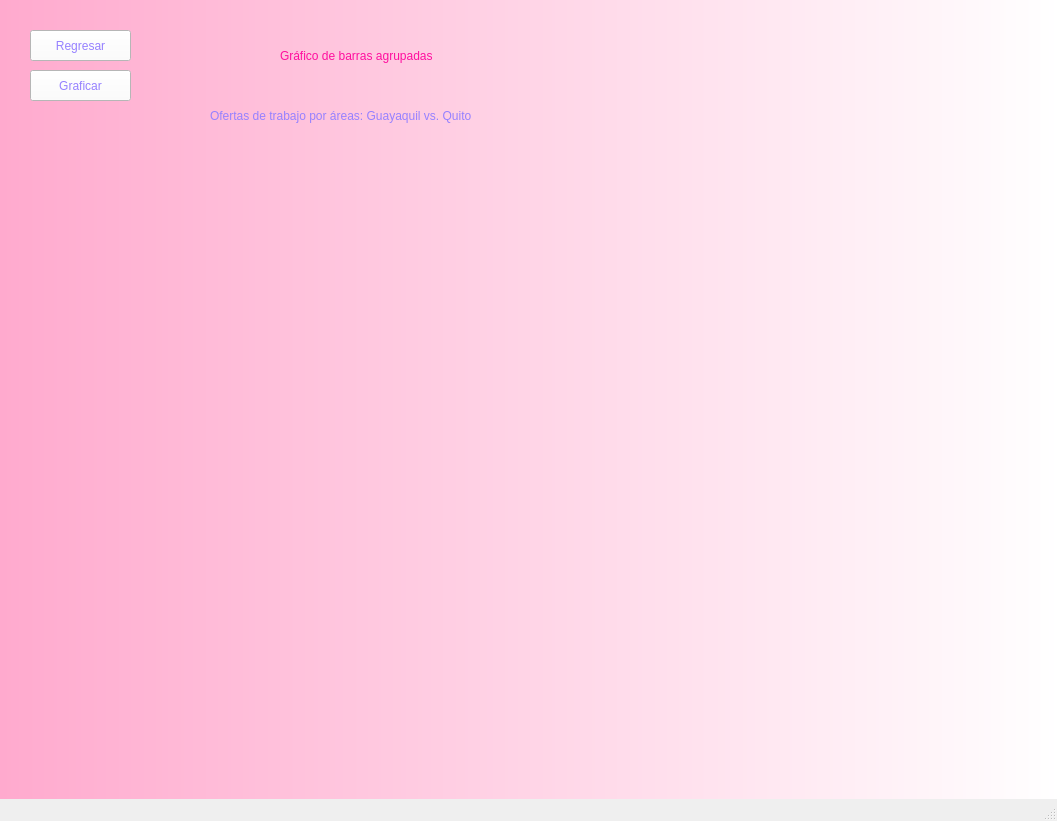
<?xml version="1.0" encoding="UTF-8"?>
<ui version="4.0">
 <class>analisis4</class>
 <widget class="QMainWindow" name="analisis4">
  <property name="geometry">
   <rect>
    <x>0</x>
    <y>0</y>
    <width>1057</width>
    <height>821</height>
   </rect>
  </property>
  <property name="minimumSize">
   <size>
    <width>1057</width>
    <height>821</height>
   </size>
  </property>
  <property name="maximumSize">
   <size>
    <width>1057</width>
    <height>821</height>
   </size>
  </property>
  <property name="windowTitle">
   <string>MainWindow</string>
  </property>
  <property name="styleSheet">
   <string notr="true">QWidget#centralwidget{
background-color: qlineargradient(spread:pad, x1:0, y1:0, x2:1, y2:0, stop:0 rgba(255, 170, 206, 255), stop:1 rgba(255, 255, 255, 255));
}</string>
  </property>
  <widget class="QWidget" name="centralwidget">
   <widget class="QLabel" name="label">
    <property name="geometry">
     <rect>
      <x>280</x>
      <y>20</y>
      <width>521</width>
      <height>71</height>
     </rect>
    </property>
    <property name="styleSheet">
     <string notr="true">color: rgb(255, 15, 159);
font: 75 23pt &quot;Comic Sans MS&quot;;
</string>
    </property>
    <property name="text">
     <string>Gráfico de barras agrupadas</string>
    </property>
   </widget>
   <widget class="QPushButton" name="pushButton_3">
    <property name="geometry">
     <rect>
      <x>30</x>
      <y>30</y>
      <width>101</width>
      <height>31</height>
     </rect>
    </property>
    <property name="styleSheet">
     <string notr="true">background-color: rgb(255, 255, 255);
color: rgb(150, 129, 255);
font: 60 12pt &quot;Rockwell&quot;;
border-color: rgb(180, 126, 255);</string>
    </property>
    <property name="text">
     <string>Regresar</string>
    </property>
   </widget>
   <widget class="QLabel" name="label_2">
    <property name="geometry">
     <rect>
      <x>210</x>
      <y>80</y>
      <width>641</width>
      <height>71</height>
     </rect>
    </property>
    <property name="styleSheet">
     <string notr="true">color:rgb(150, 129, 255);
font: 75 16pt &quot;Comic Sans MS&quot;;
</string>
    </property>
    <property name="text">
     <string>Ofertas de trabajo por áreas: Guayaquil vs. Quito</string>
    </property>
   </widget>
   <widget class="QLabel" name="label_3">
    <property name="geometry">
     <rect>
      <x>20</x>
      <y>690</y>
      <width>1011</width>
      <height>51</height>
     </rect>
    </property>
    <property name="styleSheet">
     <string notr="true">font: 12pt &quot;Comic Sans MS&quot;;
</string>
    </property>
    <property name="text">
     <string/>
    </property>
   </widget>
   <widget class="QWidget" name="horizontalLayoutWidget">
    <property name="geometry">
     <rect>
      <x>70</x>
      <y>140</y>
      <width>931</width>
      <height>551</height>
     </rect>
    </property>
    <layout class="QHBoxLayout" name="horizontalLayout"/>
   </widget>
   <widget class="QPushButton" name="pushButton_4">
    <property name="geometry">
     <rect>
      <x>30</x>
      <y>70</y>
      <width>101</width>
      <height>31</height>
     </rect>
    </property>
    <property name="styleSheet">
     <string notr="true">background-color: rgb(255, 255, 255);
color: rgb(150, 129, 255);
font: 60 12pt &quot;Rockwell&quot;;
border-color: rgb(180, 126, 255);</string>
    </property>
    <property name="text">
     <string>Graficar</string>
    </property>
   </widget>
   <widget class="QLabel" name="label_4">
    <property name="geometry">
     <rect>
      <x>20</x>
      <y>730</y>
      <width>1011</width>
      <height>51</height>
     </rect>
    </property>
    <property name="styleSheet">
     <string notr="true">font: 12pt &quot;Comic Sans MS&quot;;
</string>
    </property>
    <property name="text">
     <string/>
    </property>
   </widget>
  </widget>
  <widget class="QMenuBar" name="menubar">
   <property name="geometry">
    <rect>
     <x>0</x>
     <y>0</y>
     <width>1057</width>
     <height>26</height>
    </rect>
   </property>
  </widget>
  <widget class="QStatusBar" name="statusbar"/>
 </widget>
 <resources/>
 <connections/>
</ui>
